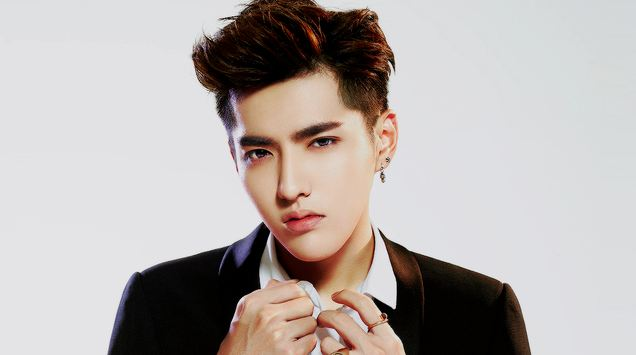
#> input picture Face_Recognition_Pi/Face_Swap/data/Fan.jpg, 636 x 355 px, given in place of the camera; the run also reads 1 picture not shown here
$ python mustache-cv2.py   (Python 2 division)
#> lines starting #> are read from the running program, lines starting #| are printed output that depends on the picture
# -*- coding: utf-8 -*-
"""
Created on Wed Mar 29 16:14:13 2017

@author: kading
"""


import cv2  # OpenCV Library

#-----------------------------------------------------------------------------
#       Load and configure Haar Cascade Classifiers
#-----------------------------------------------------------------------------


# xml files describing our haar cascade classifiers
faceCascadeFilePath = "/home/pi/Documents/Demo/mustache/haarcascade_frontalface_default.xml"
noseCascadeFilePath = "/home/pi/Documents/Demo/mustache/haarcascade_mcs_nose.xml"

# build our cv2 Cascade Classifiers
faceCascade = cv2.CascadeClassifier(faceCascadeFilePath)
noseCascade = cv2.CascadeClassifier(noseCascadeFilePath)

#-----------------------------------------------------------------------------
#       Load and configure mustache (.png with alpha transparency)
#-----------------------------------------------------------------------------

# Load our overlay image: mustache.png
imgMustache = cv2.imread('/home/pi/Documents/Demo/mustache/mustache.png',-1)

# Create the mask for the mustache
orig_mask = imgMustache[:,:,3]
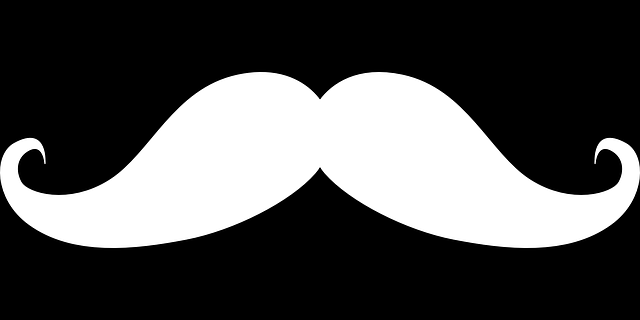
#> orig_mask: shape (320, 640); min 0, max 255, mean 78

# Create the inverted mask for the mustache
orig_mask_inv = cv2.bitwise_not(orig_mask)
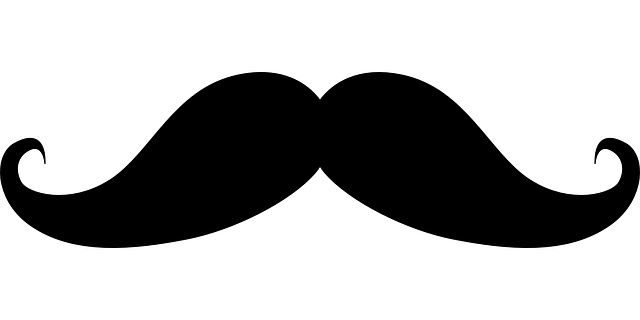
#> orig_mask_inv: shape (320, 640); min 0, max 255, mean 177

# Convert mustache image to BGR
# and save the original image size (used later when re-sizing the image)
imgMustache = imgMustache[:,:,0:3]
#> imgMustache: shape (320, 640, 3); every value is 0
origMustacheHeight, origMustacheWidth = imgMustache.shape[:2]
#> origMustacheHeight = 320; origMustacheWidth = 640


video_capture = cv2.VideoCapture(0)
while True:
    # Capture video feed
    ret, frame = video_capture.read()
#> frame is the input picture: shape (355, 636, 3); mean B, G, R 172.7, 175.2, 182.2

    # Create greyscale image from the video feed
    gray = cv2.cvtColor(frame, cv2.COLOR_BGR2GRAY)
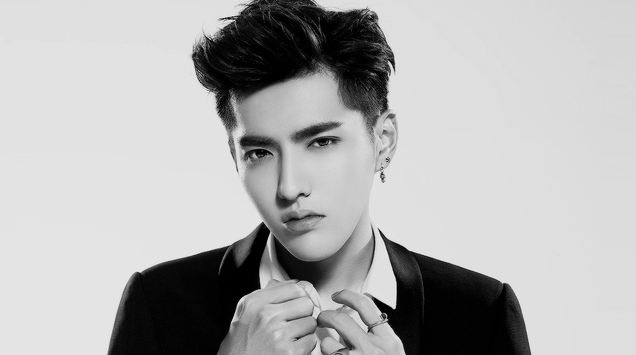
#> gray: shape (355, 636); min 0, max 250, mean 177

    # Detect faces in input video stream
    faces = faceCascade.detectMultiScale(
        gray,
        scaleFactor=1.1,
        minNeighbors=5,
        minSize=(30, 30),
        flags=cv2.CASCADE_SCALE_IMAGE
    )
#> faces = [[204, 79, 175, 175]]

   # Iterate over each face found
    for (x, y, w, h) in faces:
        # Un-comment the next line for debug (draw box around all faces)
        # face = cv2.rectangle(frame,(x,y),(x+w,y+h),(255,0,0),2)

        roi_gray = gray[y:y+h, x:x+w]
        roi_color = frame[y:y+h, x:x+w]

        # Detect a nose within the region bounded by each face (the ROI)
        nose = noseCascade.detectMultiScale(roi_gray)

        for (nx,ny,nw,nh) in nose:
            # Un-comment the next line for debug (draw box around the nose)
            # cv2.rectangle(roi_color,(nx,ny),(nx+nw,ny+nh),(255,0,0),2)

            # The mustache should be three times the width of the nose
            mustacheWidth =  3 * nw
            mustacheHeight = mustacheWidth * origMustacheHeight / origMustacheWidth

            # Center the mustache on the bottom of the nose
            x1 = nx - (mustacheWidth/4)
            x2 = nx + nw + (mustacheWidth/4)
            y1 = ny + nh - (mustacheHeight/2)
            y2 = ny + nh + (mustacheHeight/2)

            # Check for clipping
            if x1 < 0:
                x1 = 0
            if y1 < 0:
                y1 = 0
            if x2 > w:
                x2 = w
            if y2 > h:
                y2 = h

            # Re-calculate the width and height of the mustache image
            mustacheWidth = x2 - x1
            mustacheHeight = y2 - y1

            # Re-size the original image and the masks to the mustache sizes
            # calcualted above
            mustache = cv2.resize(imgMustache, (mustacheWidth,mustacheHeight), interpolation = cv2.INTER_AREA)
            mask = cv2.resize(orig_mask, (mustacheWidth,mustacheHeight), interpolation = cv2.INTER_AREA)
            mask_inv = cv2.resize(orig_mask_inv, (mustacheWidth,mustacheHeight), interpolation = cv2.INTER_AREA)

            # take ROI for mustache from background equal to size of mustache image
            roi = roi_color[y1:y2, x1:x2]

            # roi_bg contains the original image only where the mustache is not
            # in the region that is the size of the mustache.
            roi_bg = cv2.bitwise_and(roi,roi,mask = mask_inv)

            # roi_fg contains the image of the mustache only where the mustache is
            roi_fg = cv2.bitwise_and(mustache,mustache,mask = mask)

            # join the roi_bg and roi_fg
            dst = cv2.add(roi_bg,roi_fg)

            # place the joined image, saved to dst back over the original image
            roi_color[y1:y2, x1:x2] = dst

            break
#> this loop made 1 pass
#> (x, y, w, h, nose) on pass 1: (204, 79, 175, 175, [[61, 95, 46, 38]])
#> pass 1, `roi_gray = gray[y:y+h, x:x+w]`:
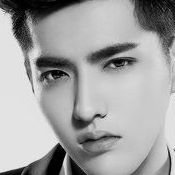
#> roi_gray: shape (175, 175); min 0, max 250, mean 162.6
#> after the loop: mustache: shape (68, 114, 3); every value is 0
#> after the loop:
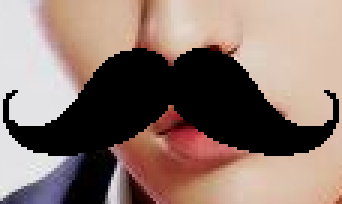
#> roi: shape (68, 114, 3) (shown 3 times larger); mean B, G, R 109.4, 117.9, 139.7
#> after the loop:
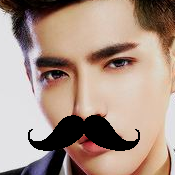
#> roi_color: shape (175, 175, 3); mean B, G, R 133.6, 146.3, 169.6

    # Display the resulting frame
    cv2.imshow('Video', frame)
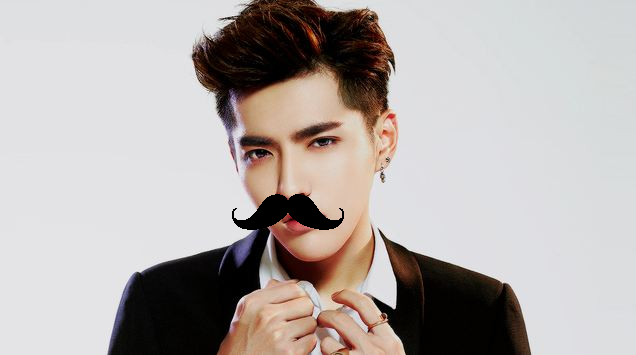
#> window 'Video': shape (355, 636, 3); mean B, G, R 171.5, 173.9, 180.5

    # press any key to exit
    if cv2.waitKey(1) & 0xFF == ord('q'):
#> (key q is pressed here)
        break


# When everything is done, release the capture
video_capture.release()
cv2.destroyAllWindows()
